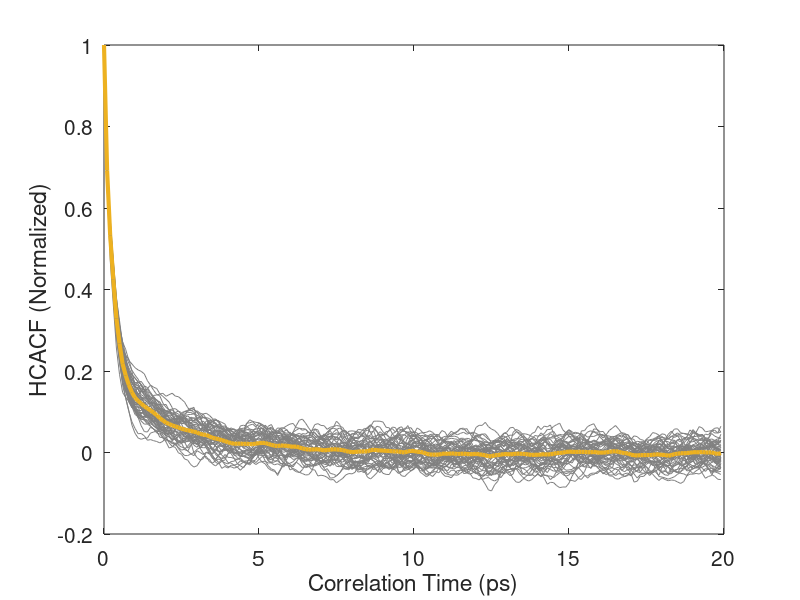
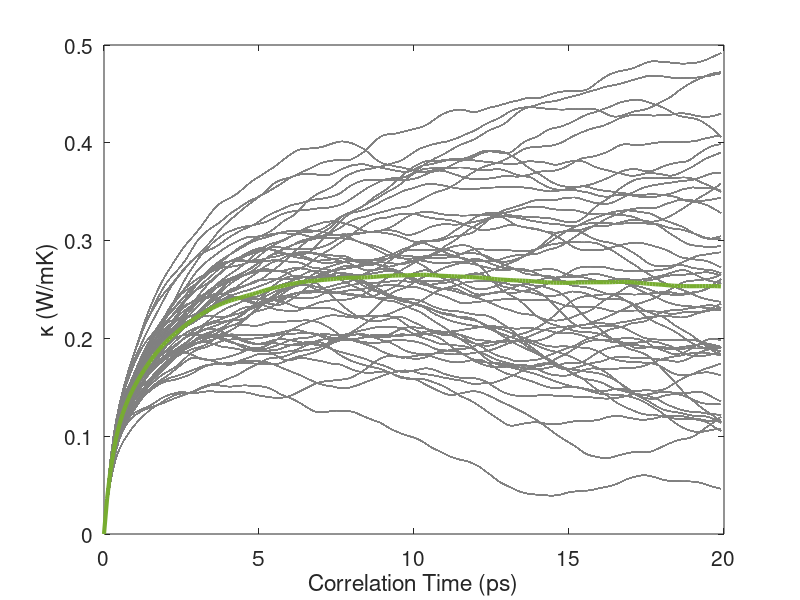

MATLAB code to generate these figures, in order:
clear;close all; font_size=15;
kappa = load('ref_50_kappa.txt');

% number of correlation data for one simulation; 
% should be consistent with the calculations using the C code
M = 200; 

% I usually use 10-100 simulations to get high-quality data
number_of_simulations = size(kappa, 1) / M 

t = kappa(1 : M, 1); % correlation time

% For isotropic 3D systems, k = (kx + ky + kz) / 3
hac = reshape(mean(kappa(:, 2:4), 2), M, number_of_simulations);
rtc = reshape(mean(kappa(:, 5:7), 2), M, number_of_simulations);

% ensemble average
hac_ave = mean(hac, 2);
rtc_ave = mean(rtc, 2);

% Normalized heat current auto-correlation function
figure
for n = 1 : number_of_simulations
    plot(t, hac(:, n) / hac(1, n), 'color', 0.5 * [1 1 1]);
    hold on;
end
plot(t, hac_ave ./ hac_ave(1), 'linewidth', 3);
xlabel('Correlation Time (ps)', 'fontsize', font_size);
ylabel('HCACF (Normalized)', 'fontsize', font_size);
set(gca,'fontsize', font_size);

% Running thermal conductivity
figure
for n = 1 : number_of_simulations
    plot(t, rtc, 'color', 0.5 * [1 1 1]);
    hold on;
end
plot(t, rtc_ave, 'linewidth', 3);
xlabel('Correlation Time (ps)', 'fontsize', font_size);
ylabel('\kappa (W/mK)', 'fontsize', font_size);
set(gca,'fontsize', font_size);

% Average over an appropriate time block after visual inspection
kappa_converged = mean(rtc(M/2+1 : M, :));

% Report the mean value and an error estimate (standard error)
kappa_average = mean(kappa_converged)
kappa_error = std(kappa_converged) / sqrt(number_of_simulations)